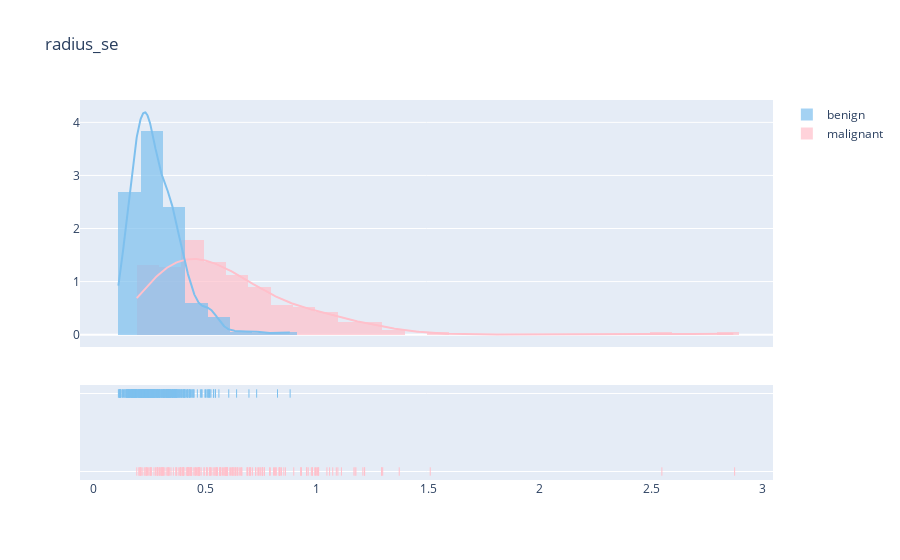

Notebook cell for this chart:
### Markdown cell above
### The standard error (SE) of the radius is a measure of the variability or spread of the radius values for a given set of cell nuclei.
### the "Radius SE" in this dataset, it reflects the variability in the size of cell nuclei

### Code cell
#plot distribution 'se'
plot_distribution('radius_se', .1)
plot_distribution('texture_se', .1)
plot_distribution('perimeter_se', .5)
plot_distribution('area_se', 5)

### Figure 1 — Plotly figure (JSON) as saved in the notebook; plotly's stock layout.template omitted (floating-point values rounded to 4 significant figures; data arrays with more than 128 entries replaced by an {"elided": "..."} marker saying what was removed)
{"data": [{"autobinx": false, "histnorm": "probability density", "legendgroup": "malignant", "marker": {"color": "#FFC0CB"}, "name": "malignant", "opacity": 0.7, "type": "histogram", "x": {"elided": "212 float values"}, "xaxis": "x", "xbins": {"end": 2.873, "size": 0.1, "start": 0.1938}, "yaxis": "y"}, {"autobinx": false, "histnorm": "probability density", "legendgroup": "benign", "marker": {"color": "#7EC0EE"}, "name": "benign", "opacity": 0.7, "type": "histogram", "x": {"elided": "357 float values"}, "xaxis": "x", "xbins": {"end": 0.8811, "size": 0.1, "start": 0.1115}, "yaxis": "y"}, {"legendgroup": "malignant", "marker": {"color": "#FFC0CB"}, "mode": "lines", "name": "malignant", "showlegend": false, "type": "scatter", "x": {"elided": "500 float values"}, "xaxis": "x", "y": {"elided": "500 float values"}, "yaxis": "y"}, {"legendgroup": "benign", "marker": {"color": "#7EC0EE"}, "mode": "lines", "name": "benign", "showlegend": false, "type": "scatter", "x": {"elided": "500 float values"}, "xaxis": "x", "y": {"elided": "500 float values"}, "yaxis": "y"}, {"legendgroup": "malignant", "marker": {"color": "#FFC0CB", "symbol": "line-ns-open"}, "mode": "markers", "name": "malignant", "showlegend": false, "type": "scatter", "x": {"elided": "212 float values"}, "xaxis": "x", "y": {"elided": "212 str values"}, "yaxis": "y2"}, {"legendgroup": "benign", "marker": {"color": "#7EC0EE", "symbol": "line-ns-open"}, "mode": "markers", "name": "benign", "showlegend": false, "type": "scatter", "x": {"elided": "357 float values"}, "xaxis": "x", "y": {"elided": "357 str values"}, "yaxis": "y2"}], "layout": {"barmode": "overlay", "hovermode": "closest", "legend": {"traceorder": "reversed"}, "title": {"text": "radius_se"}, "xaxis": {"anchor": "y2", "domain": [0, 1], "zeroline": false}, "yaxis": {"anchor": "free", "domain": [0.35, 1], "position": 0}, "yaxis2": {"anchor": "x", "domain": [0, 0.25], "dtick": 1, "showticklabels": false}}}
